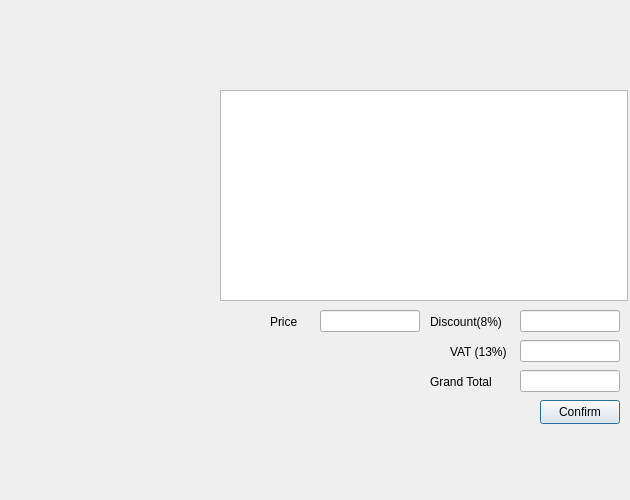
<?xml version="1.0" encoding="UTF-8"?>
<ui version="4.0">
 <class>bill</class>
 <widget class="QDialog" name="bill">
  <property name="geometry">
   <rect>
    <x>0</x>
    <y>0</y>
    <width>630</width>
    <height>500</height>
   </rect>
  </property>
  <property name="windowTitle">
   <string>Invoice</string>
  </property>
  <property name="windowIcon">
   <iconset>
    <normaloff>../pictures/minilogo_g9m_icon.ico</normaloff>../pictures/minilogo_g9m_icon.ico</iconset>
  </property>
  <widget class="QTableView" name="viewbill">
   <property name="geometry">
    <rect>
     <x>220</x>
     <y>90</y>
     <width>408</width>
     <height>211</height>
    </rect>
   </property>
   <property name="font">
    <font/>
   </property>
  </widget>
  <widget class="QPushButton" name="confirm">
   <property name="geometry">
    <rect>
     <x>540</x>
     <y>400</y>
     <width>80</width>
     <height>24</height>
    </rect>
   </property>
   <property name="font">
    <font/>
   </property>
   <property name="text">
    <string>Confirm</string>
   </property>
  </widget>
  <widget class="QLabel" name="label">
   <property name="geometry">
    <rect>
     <x>270</x>
     <y>310</y>
     <width>41</width>
     <height>24</height>
    </rect>
   </property>
   <property name="font">
    <font/>
   </property>
   <property name="text">
    <string>Price</string>
   </property>
  </widget>
  <widget class="QLineEdit" name="price">
   <property name="geometry">
    <rect>
     <x>320</x>
     <y>310</y>
     <width>100</width>
     <height>22</height>
    </rect>
   </property>
   <property name="font">
    <font/>
   </property>
  </widget>
  <widget class="QLineEdit" name="vat">
   <property name="geometry">
    <rect>
     <x>520</x>
     <y>340</y>
     <width>100</width>
     <height>22</height>
    </rect>
   </property>
   <property name="font">
    <font/>
   </property>
  </widget>
  <widget class="QLabel" name="label_2">
   <property name="geometry">
    <rect>
     <x>450</x>
     <y>340</y>
     <width>71</width>
     <height>24</height>
    </rect>
   </property>
   <property name="font">
    <font/>
   </property>
   <property name="text">
    <string>VAT (13%)</string>
   </property>
  </widget>
  <widget class="QLineEdit" name="discount">
   <property name="geometry">
    <rect>
     <x>520</x>
     <y>310</y>
     <width>100</width>
     <height>22</height>
    </rect>
   </property>
   <property name="font">
    <font/>
   </property>
  </widget>
  <widget class="QLabel" name="label_3">
   <property name="geometry">
    <rect>
     <x>430</x>
     <y>310</y>
     <width>91</width>
     <height>24</height>
    </rect>
   </property>
   <property name="font">
    <font/>
   </property>
   <property name="text">
    <string>Discount(8%) </string>
   </property>
  </widget>
  <widget class="QLineEdit" name="total">
   <property name="geometry">
    <rect>
     <x>520</x>
     <y>370</y>
     <width>100</width>
     <height>22</height>
    </rect>
   </property>
   <property name="font">
    <font/>
   </property>
  </widget>
  <widget class="QLabel" name="label_4">
   <property name="geometry">
    <rect>
     <x>430</x>
     <y>370</y>
     <width>101</width>
     <height>24</height>
    </rect>
   </property>
   <property name="font">
    <font/>
   </property>
   <property name="text">
    <string>Grand Total</string>
   </property>
  </widget>
  <widget class="QLabel" name="label_5">
   <property name="geometry">
    <rect>
     <x>0</x>
     <y>0</y>
     <width>630</width>
     <height>500</height>
    </rect>
   </property>
   <property name="text">
    <string/>
   </property>
   <property name="pixmap">
    <pixmap>../pictures/bill.jpg</pixmap>
   </property>
   <property name="scaledContents">
    <bool>true</bool>
   </property>
  </widget>
  <zorder>label_5</zorder>
  <zorder>viewbill</zorder>
  <zorder>confirm</zorder>
  <zorder>label</zorder>
  <zorder>price</zorder>
  <zorder>vat</zorder>
  <zorder>label_2</zorder>
  <zorder>discount</zorder>
  <zorder>label_3</zorder>
  <zorder>total</zorder>
  <zorder>label_4</zorder>
 </widget>
 <resources/>
 <connections/>
</ui>
